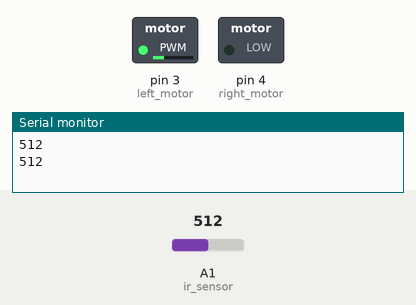
Bench run of a sketch on a simulated Arduino Uno, built with avr-gcc and run on an emulated ATmega328P. Parts: switched loads named in the sketch (green lamp = pin HIGH), the last lines printed to the serial monitor. The inputs (shaded band) are chosen by the test bench; at power-on: A1 (ir_sensor) = 512.

Above: at 1.2 s.
1.3 s: A1 (ir_sensor) set to 310
3.2 s: A1 (ir_sensor) set to 285
At 4.3 s:
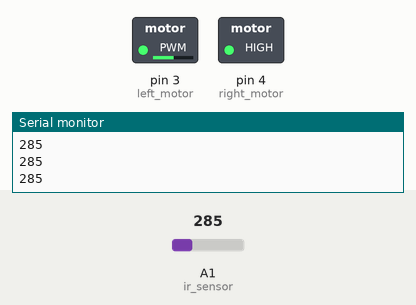
5.5 s: A1 (ir_sensor) set to 306
At 6.7 s:
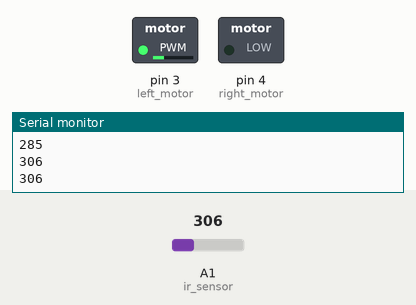
7.0 s: A1 (ir_sensor) set to 290
At 8.3 s:
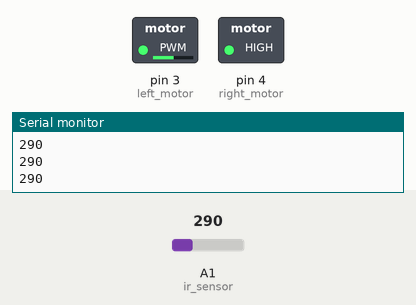
Timing chart, 0 to 10.0 s (numbered marks = the images above; inputs shaded):
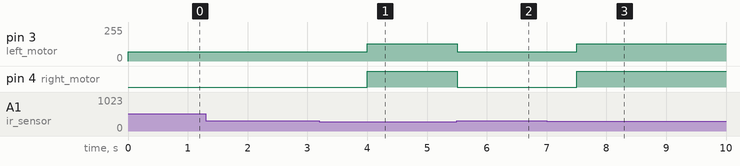

The sketch:

milestone_3_sketch.ino
```cpp
const int left_motor = 3;
const int right_motor = 4;
const int ir_sensor = A1;

const int threshold = 300;


void setup() {
  Serial.begin(9600);
}

void loop() {
  Serial.println(analogRead(ir_sensor));
  if (analogRead(ir_sensor) < threshold){
    drive(130, 180);
  } else {
    drive(70, 20);
    delay(1000);
  }
}

void drive(int left, int right) {
  analogWrite(left_motor, left);
  analogWrite(right_motor, right);
}
```

Measured:
- the behaviour switches between 300 and 299 on A1 (ir_sensor) (found by bisection; images 0 and 1)
- after the input at 3.2 s, pin 3 (left_motor): 70/255 → 130/255 after 0.80 s; pin 4 (right_motor): LOW → HIGH after 0.80 s
- after the input at 5.5 s, pin 3 (left_motor): 130/255 → 70/255 at once; pin 4 (right_motor): HIGH → LOW at once
- after the input at 7.0 s, pin 3 (left_motor): 70/255 → 130/255 after 0.51 s; pin 4 (right_motor): LOW → HIGH after 0.51 s
